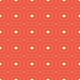

A 2D game scene composited from a Tiled map and its tileset images. What follows is a short description and the map's XML, with every tile layer's data as written:
An orthogonal 5x5 tile map with 16x16 px tiles, 1 tile layer (ground).

<map version="1.10" tiledversion="1.12.2" orientation="orthogonal" renderorder="right-down" width="5" height="5" tilewidth="16" tileheight="16" infinite="0" nextlayerid="2" nextobjectid="1">
 <tileset firstgid="1" source="../tilesets/wang.tsx" />
 <layer id="1" name="ground" width="5" height="5">
  <data encoding="csv">
16,16,16,16,16,
16,16,16,16,16,
16,16,16,16,16,
16,16,16,16,16,
16,16,16,16,16
</data>
 </layer>
</map>
